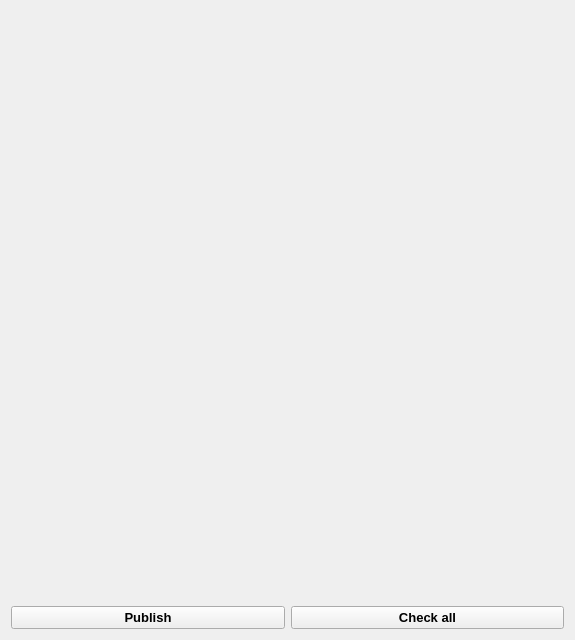
<?xml version="1.0" encoding="UTF-8"?>
<ui version="4.0">
 <class>Widget</class>
 <widget class="QWidget" name="Widget">
  <property name="geometry">
   <rect>
    <x>0</x>
    <y>0</y>
    <width>575</width>
    <height>640</height>
   </rect>
  </property>
  <property name="sizePolicy">
   <sizepolicy hsizetype="Fixed" vsizetype="Fixed">
    <horstretch>0</horstretch>
    <verstretch>0</verstretch>
   </sizepolicy>
  </property>
  <property name="minimumSize">
   <size>
    <width>360</width>
    <height>640</height>
   </size>
  </property>
  <property name="windowTitle">
   <string>Widget</string>
  </property>
  <layout class="QVBoxLayout" name="verticalLayout_2">
   <item>
    <layout class="QVBoxLayout" name="verticalLayout">
     <item>
      <layout class="QHBoxLayout" name="horizontalLayout"/>
     </item>
     <item>
      <spacer name="verticalSpacer">
       <property name="orientation">
        <enum>Qt::Vertical</enum>
       </property>
       <property name="sizeHint" stdset="0">
        <size>
         <width>20</width>
         <height>40</height>
        </size>
       </property>
      </spacer>
     </item>
     <item>
      <layout class="QHBoxLayout" name="ui_buttons_HL">
       <item>
        <widget class="QPushButton" name="publish_button">
         <property name="font">
          <font>
           <pointsize>10</pointsize>
           <weight>75</weight>
           <bold>true</bold>
          </font>
         </property>
         <property name="text">
          <string>Publish</string>
         </property>
        </widget>
       </item>
       <item>
        <widget class="QPushButton" name="check_button">
         <property name="font">
          <font>
           <pointsize>10</pointsize>
           <weight>75</weight>
           <bold>true</bold>
          </font>
         </property>
         <property name="text">
          <string>Check all</string>
         </property>
        </widget>
       </item>
      </layout>
     </item>
    </layout>
   </item>
  </layout>
 </widget>
 <resources/>
 <connections/>
</ui>
